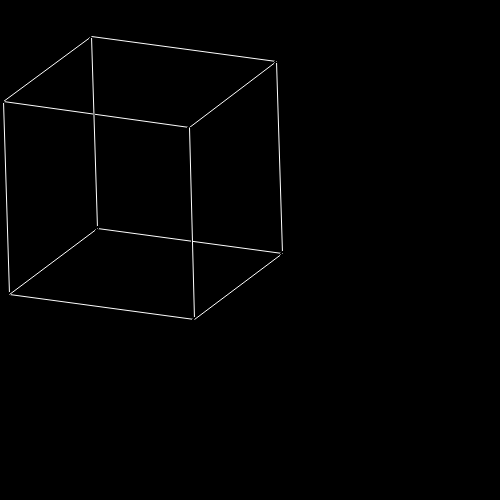
#> input picture test/image.pgm, 500 x 500 px
$ python solver-restore.py
#> lines starting #> are read from the running program, lines starting #| are printed output that depends on the picture; after the words box and inside, x2 and y2 are one past the last pixel; in counts of white or black regions, pixels touching at a corner belong together
import numpy as np
import random
from math import cos, sin, pi, floor, ceil, tan
import cv2


image = cv2.imread('image.pgm', -1)
#> image is the input picture: shape (500, 500); min 0, max 255, mean 1.9

for i in range(250):
    for j in range(250):
        helper = np.array(
            [image[2 * j][2 * i], image[2 * j + 1][2 * i], image[2 * j + 1][2 * i + 1], image[2 * j][2 * i + 1]]).mean()
        if helper > 100 and helper < 200:
            image[2 * j][2 * i] = helper
            image[2 * j + 1][2 * i] = helper
            image[2 * j + 1][2 * i + 1] = helper
            image[2 * j][2 * i + 1] = helper

        if helper >= 200:
            image[2 * j][2 * i] = 255
            image[2 * j + 1][2 * i] = 255
            image[2 * j + 1][2 * i + 1] = 255
            image[2 * j][2 * i + 1] = 255

        if helper <= 100:
            image[2 * j][2 * i] = 0
            image[2 * j + 1][2 * i] = 0
            image[2 * j + 1][2 * i + 1] = 0
            image[2 * j][2 * i + 1] = 0
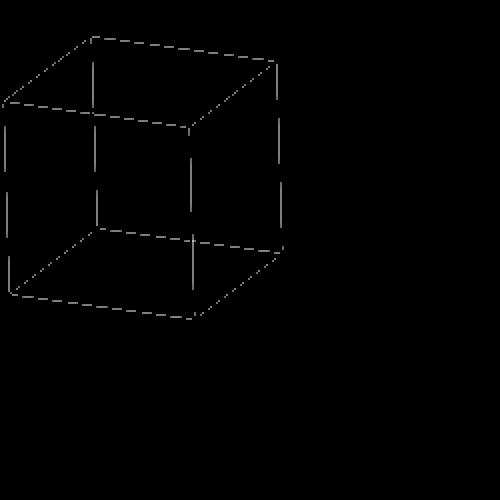
#> image: shape (500, 500); 1.59% of pixels changed, all inside (x1, y1, x2, y2) = (2, 36, 284, 320)

for i in range(495):
    for j in range(495):
        s = 0
        for k in range(5):
            for l in range(5):
                s += image[i + k][j + l]
        if s < 400:
            for k in range(2):
                for l in range(2):
                    image[i + k + 1][j + l + 1] = 0

x_y = list()

for i in range(500):
    for j in range(500):
        if image[j][i] > 100:
            d = list()
            for psi in range(-90, 90):
                d.append(round(i * cos(psi * pi / 180.) + j * sin(psi * pi / 180.)))
            x_y.append([[psi * pi / 180. for psi in range(-90, 90)], d])

x_y = np.array(x_y)


max_d = 0
min_d = 0

for line in x_y:
    if max_d < max(line[1]):
        max_d = max(line[1])
    if min_d > min(line[1]):
        min_d = min(line[1])


plane = np.zeros((int(round(abs(min_d)+max_d))+1, 180))

for line in x_y:
    k = 0
    for psi, d in zip(line[0], line[1]):
        plane[int(round(d+abs(min_d)))][k] += 1
        k += 1


pts = list()

for i in range(300):
    res = [(int(x-abs(min_d)), (y-90)*pi/180) for x in range(int(abs(min_d)+max_d)+1) for y in range(180) if plane[x][y] == (300-i)]
    if res:
        pts.extend(res)
    if len(pts) > 100:
        break


array_pts = np.array(pts)

min_psi = 999
max_psi = -999

for pt in array_pts[:, 1]:
    if pt < min_psi:
        min_psi = pt
    if pt > max_psi:
        max_psi = pt

mean_psi = (min_psi + max_psi) / 2


####

list_max_psi = list()
list_mean_psi = list()
list_min_psi = list()

for pt in pts:
    if pt[1] > max_psi - 0.3:
        list_max_psi.append(pt[1])
    if pt[1] < min_psi + 0.3:
        list_min_psi.append(pt[1])
    if pt[1] > min_psi + 0.3 and pt[1] < max_psi - 0.3:
        list_mean_psi.append(pt[1])

min_psi = np.mean(np.array(list_min_psi))
mean_psi = np.mean(np.array(list_mean_psi))
max_psi = np.mean(np.array(list_max_psi))

####

new_pts = list()

for pt in pts:
    if pt[1] < (min_psi + mean_psi) / 2:
        q = tuple([pt[0], min_psi])
    if pt[1] < (max_psi + mean_psi) / 2 and pt[1] > (min_psi + mean_psi) / 2:
        q = tuple([pt[0], mean_psi])
    if pt[1] > (max_psi + mean_psi) / 2:
        q = tuple([pt[0], max_psi])
    new_pts.append(q)

array_new_pts = np.array(new_pts)

dct_psi1 = dict()
dct_psi2 = dict()
dct_psi3 = dict()

for line in array_new_pts:
    if line[1] == min_psi:
        is_ = False
        for key in dct_psi1.keys():
            if float(key) - 25 < line[0] and float(key) + 25 > line[0]:
                lst = dct_psi1[key]
                lst.append(line[0])
                is_ = True
        if not is_:
            dct_psi1[str(line[0])] = list()
    if line[1] == mean_psi:
        is_ = False
        for key in dct_psi2.keys():
            if float(key) - 25 < line[0] and float(key) + 25 > line[0]:
                lst = dct_psi2[key]
                lst.append(line[0])
                is_ = True
        if not is_:
            dct_psi2[str(line[0])] = list()
    if line[1] == max_psi:
        is_ = False
        for key in dct_psi3.keys():
            if float(key) - 25 < line[0] and float(key) + 25 > line[0]:
                lst = dct_psi3[key]
                lst.append(line[0])
                is_ = True
        if not is_:
            dct_psi3[str(line[0])] = list()

d_psi1 = list()
d_psi2 = list()
d_psi3 = list()

for key in dct_psi1.keys():
    lst = dct_psi1[key]
    lst.append(float(key))
    d_psi1.append(np.mean(np.array(lst)))

for key in dct_psi2.keys():
    lst = dct_psi2[key]
    lst.append(float(key))
    d_psi2.append(np.mean(np.array(lst)))

for key in dct_psi3.keys():
    lst = dct_psi3[key]
    lst.append(float(key))
    d_psi3.append(np.mean(np.array(lst)))

dct = {min_psi: d_psi1, mean_psi: d_psi2, max_psi: d_psi3}

new_new_pts = list()

for pt in new_pts:
    if pt[1] == min_psi:
        for d in dct[min_psi]:
            if d - 25 <= pt[0] <= d + 25:
                q = tuple([d, min_psi])

    if pt[1] == mean_psi:
        for d in dct[mean_psi]:
            if d - 25 <= pt[0] <= d + 25:
                q = tuple([d, mean_psi])

    if pt[1] == max_psi:
        for d in dct[max_psi]:
            if d - 25 <= pt[0] <= d + 25:
                q = tuple([d, max_psi])

    new_new_pts.append(q)

new_new_pts = np.array(new_new_pts)

uniq = list()

for s in new_new_pts:
    if uniq:
        is_ = 0
        for u in uniq:
            if s[0] == u[0] and s[1] == u[1]:
                is_ += 1
        if is_ == 0:
            uniq.append(s)

    if not uniq:
        uniq.append(s)

uniq = np.array(uniq)

per = list()

for i_line in range(uniq.shape[0]):
    for j_line in range(i_line + 1, uniq.shape[0]):
        for k_line in range(j_line + 1, uniq.shape[0]):
            d1, psi1, d2, psi2, d3, psi3 = uniq[i_line][0], uniq[i_line][1], uniq[j_line][0], uniq[j_line][1], \
                                           uniq[k_line][0], uniq[k_line][1]

            if psi1 != psi2 and psi2 != psi3 and psi1 != psi3:
                x1 = (d1 * sin(psi2) - d2 * sin(psi1)) / sin(psi2 - psi1)
                y1 = d1 / sin(psi1) - x1 / tan(psi1)
                x2 = (d2 * sin(psi3) - d3 * sin(psi2)) / sin(psi3 - psi2)
                y2 = d2 / sin(psi2) - x2 / tan(psi2)
                x3 = (d1 * sin(psi3) - d3 * sin(psi1)) / sin(psi3 - psi1)
                y3 = d3 / sin(psi3) - x3 / tan(psi3)
                per.append([x1, y1, x2, y2, x3, y3])


list_V = list()

for qq in per:
    if sum([abs(qq[0]-qq[2]), abs(qq[2]-qq[4]), abs(qq[1]-qq[3]), abs(qq[3]-qq[5])]) < 20:
        list_V.append([(qq[0]+qq[2]+qq[4])/3, (qq[1]+qq[3]+qq[5])/3])


if len(list_V) == 8:
    with open('output.txt', 'w') as f:
        for v in list_V:
            f.write(str(v[0]) + ' ' + str(v[1]))
            f.write('\n')
